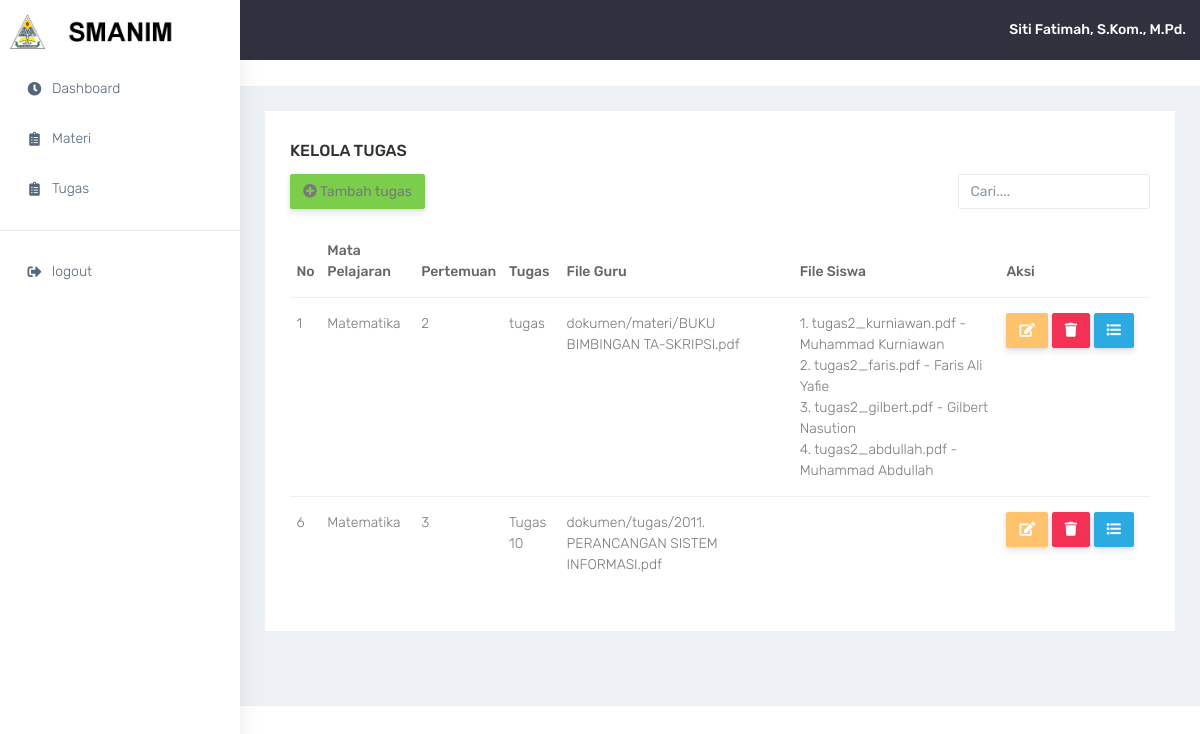
Page /guru/tugas.php (signed in) on the committed database.
### tables this page shows
CREATE TABLE `tbl_file` (
  `id_file` int(11) NOT NULL,
  `id_mapel` int(11) NOT NULL,
  `pertemuan` varchar(100) NOT NULL,
  `nama` varchar(100) NOT NULL,
  `tipe` enum('mod','tgs') NOT NULL,
  `file` varchar(255) NOT NULL,
  `tgl_tambah` date DEFAULT NULL,
  `tgl_ubah` date DEFAULT NULL
);

CREATE TABLE `tbl_mapel` (
  `id_mapel` int(11) NOT NULL,
  `id_user` int(11) NOT NULL,
  `mapel` varchar(100) NOT NULL,
  `kelas` char(1) NOT NULL
);

CREATE TABLE `tbl_tugas` (
  `id_tugas` int(11) NOT NULL,
  `id_user` int(11) NOT NULL,
  `id_mapel` int(11) NOT NULL,
  `tugas` varchar(100) NOT NULL,
  `tgl_up` date NOT NULL
);

CREATE TABLE `tbl_user` (
  `id_user` int(11) NOT NULL,
  `nama` varchar(100) NOT NULL,
  `jenkel` enum('L','P') NOT NULL,
  `tgl_lahir` date NOT NULL,
  `telp` varchar(13) NOT NULL,
  `kelas` char(1) DEFAULT NULL,
  `username` varchar(100) NOT NULL,
  `password` varchar(100) NOT NULL,
  `akses` enum('usr','gur','adm') NOT NULL
);

### session.php (called while the page is built, shortened)
<?php
  if(isset($_SESSION['akses'])){
    $idu = $_SESSION['id'];
  }else{
    header('location:login.php?stat=session_timeout');
    exit();
  }
?>

### guru/tugas.php (the view, shortened to what this page needs)
<?php
require_once('navbar.php');
?>
<div class="container-fluid">
    <div class="row">
        <div class="col-sm-12">
            <div class="white-box">
                <h3 class="box-title">Kelola Tugas</h3>
                <div class="row">
                    <div class="col-lg-9">
                        <a href="tambah-tugas.php" class="btn btn-success"><i class="fa fa-plus-circle"></i> Tambah tugas</a>
                    </div>
                    <div class="col-lg-3">
                        <form>
                            <div class="form-group">
                            <input type="text" class="form-control" id="exampleInputEmail1" aria-describedby="emailHelp" placeholder="Cari....">
                            </div>
                        </form>
                    </div>
                </div>
                <div class="table-responsive">
                    <table class="table">
                        <thead>
                            <tr>
                                <th class="border-top-0">No</th>
                                <th class="border-top-0">Mata Pelajaran</th>
                                <th class="border-top-0">Pertemuan</th>
                                <th class="border-top-0">Tugas</th>
                                <th class="border-top-0">File Guru</th>
                                <th class="border-top-0">File Siswa</th>
                                <th class="border-top-0"  width="150px">Aksi</th>
                            </tr>
                        </thead>
                        <tbody>
                          <?php
                            $no = 1;
                            $sql = mysqli_query($con,"SELECT a.id_file, a.id_mapel, b.mapel, a.pertemuan, a.nama, a.file FROM tbl_file a INNER JOIN tbl_mapel b ON b.id_mapel = a.id_mapel WHERE b.id_user = $idu AND a.tipe = 'tgs'");
                            $sql2 = mysqli_query($con,"SELECT * FROM tbl_tugas a INNER JOIN tbl_mapel b ON b.id_mapel = a.id_mapel INNER JOIN tbl_user c ON c.id_user = a.id_user WHERE a.id_mapel=b.id_mapel");
                            while($data = mysqli_fetch_array($sql)){
                          ?>
                            <tr>
                                <td><?= $no ?></td>
                                <td><?= $data['mapel'] ?></td>
                                <td><?= $data['pertemuan'] ?></td>
                                <td><?= $data['nama'] ?></td>
                                <td><?= $data['file'] ?></td>
                                <td><?php while ($data2 = mysqli_fetch_array($sql2)) { ?>
                                    <a><?php echo $no.". ".substr($data2['tugas'],14)." - ".$data2['nama']; ?></a><br>
                                    <?php $no++; } ?>
                                </td>
                                <td width="150px">
                                    <a href="edit-tugas.php?kode=<?= $data['id_file'] ?>" class="btn btn-warning">
                                        <i class="fas fa-edit"></i>
                                    </a>
                                    <a href="del-tugas.php?kode=<?= $data['id_file'] ?>" class="btn btn-danger">
                                        <i class="fas fa-trash"></i>
                                    </a>
                                    <a href="detail-tugas.php?kode=<?= $data['id_file'] ?>" class="btn btn-info">
                                        <i class="fas fa-list"></i>
                                    </a>
                                </td>
                            </tr>
                          <?php $no++; }?>
                        </tbody>
                    </table>
                </div>
            </div>
        </div>
    </div>
</div>

### rows in the picture
tbl_file: id_mapel.mapel "Matematika", pertemuan "2", nama "tugas", file "dokumen/materi/BUKU BIMBINGAN TA-SKRIPSI.pdf"
tbl_tugas: tugas "tugas2_kurniawan.pdf", id_user.nama "Muhammad Kurniawan"
tbl_tugas: tugas "tugas2_faris.pdf", id_user.nama "Faris Ali Yafie"
tbl_tugas: tugas "tugas2_gilbert.pdf", id_user.nama "Gilbert Nasution"
tbl_tugas: tugas "tugas2_abdullah.pdf", id_user.nama "Muhammad Abdullah"
tbl_file: id_mapel.mapel "Matematika", pertemuan "3", nama "Tugas 10", file "dokumen/tugas/2011. PERANCANGAN SISTEM INFORMASI.pdf"

### other values in the picture
$namau "Siti Fatimah, S.Kom., M.Pd."
